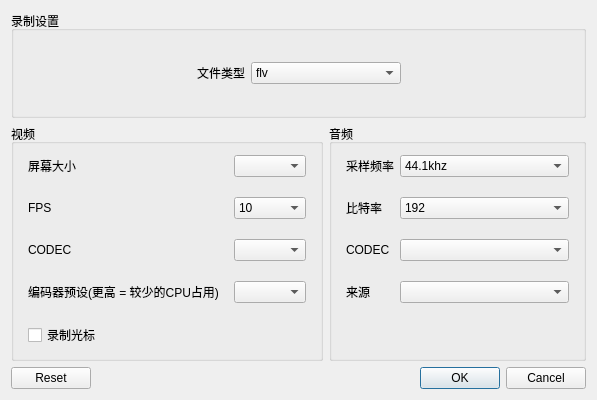
<?xml version="1.0" encoding="UTF-8"?>
<ui version="4.0">
 <class>YDBBasicSettings</class>
 <widget class="QDialog" name="YDBBasicSettings">
  <property name="geometry">
   <rect>
    <x>0</x>
    <y>0</y>
    <width>597</width>
    <height>400</height>
   </rect>
  </property>
  <property name="windowTitle">
   <string>Dialog</string>
  </property>
  <layout class="QGridLayout" name="gridLayout">
   <item row="0" column="0" colspan="2">
    <widget class="QGroupBox" name="groupBox">
     <property name="title">
      <string>录制设置</string>
     </property>
     <layout class="QGridLayout" name="gridLayout_3">
      <item row="0" column="1">
       <layout class="QGridLayout" name="gridLayout_2">
        <item row="0" column="2">
         <widget class="QComboBox" name="simpleOutRecFormat">
          <property name="minimumSize">
           <size>
            <width>150</width>
            <height>0</height>
           </size>
          </property>
          <item>
           <property name="text">
            <string>flv</string>
           </property>
          </item>
          <item>
           <property name="text">
            <string>mp4</string>
           </property>
          </item>
          <item>
           <property name="text">
            <string>mov</string>
           </property>
          </item>
          <item>
           <property name="text">
            <string>mkv</string>
           </property>
          </item>
          <item>
           <property name="text">
            <string>ts</string>
           </property>
          </item>
          <item>
           <property name="text">
            <string>m3u8</string>
           </property>
          </item>
         </widget>
        </item>
        <item row="0" column="1">
         <widget class="QLabel" name="label">
          <property name="layoutDirection">
           <enum>Qt::LeftToRight</enum>
          </property>
          <property name="text">
           <string>文件类型</string>
          </property>
          <property name="alignment">
           <set>Qt::AlignRight|Qt::AlignTrailing|Qt::AlignVCenter</set>
          </property>
         </widget>
        </item>
        <item row="0" column="3">
         <spacer name="horizontalSpacer">
          <property name="orientation">
           <enum>Qt::Horizontal</enum>
          </property>
          <property name="sizeHint" stdset="0">
           <size>
            <width>40</width>
            <height>20</height>
           </size>
          </property>
         </spacer>
        </item>
        <item row="0" column="0">
         <spacer name="horizontalSpacer_2">
          <property name="orientation">
           <enum>Qt::Horizontal</enum>
          </property>
          <property name="sizeHint" stdset="0">
           <size>
            <width>40</width>
            <height>20</height>
           </size>
          </property>
         </spacer>
        </item>
       </layout>
      </item>
     </layout>
    </widget>
   </item>
   <item row="3" column="0" colspan="2">
    <widget class="QDialogButtonBox" name="buttonBox">
     <property name="contextMenuPolicy">
      <enum>Qt::DefaultContextMenu</enum>
     </property>
     <property name="layoutDirection">
      <enum>Qt::LeftToRight</enum>
     </property>
     <property name="orientation">
      <enum>Qt::Horizontal</enum>
     </property>
     <property name="standardButtons">
      <set>QDialogButtonBox::Cancel|QDialogButtonBox::Ok|QDialogButtonBox::Reset</set>
     </property>
     <property name="centerButtons">
      <bool>false</bool>
     </property>
    </widget>
   </item>
   <item row="1" column="0" rowspan="2">
    <widget class="QGroupBox" name="groupBox_2">
     <property name="layoutDirection">
      <enum>Qt::LeftToRight</enum>
     </property>
     <property name="title">
      <string>视频</string>
     </property>
     <layout class="QGridLayout" name="gridLayout_4">
      <item row="0" column="0">
       <layout class="QFormLayout" name="formLayout">
        <property name="horizontalSpacing">
         <number>15</number>
        </property>
        <property name="verticalSpacing">
         <number>20</number>
        </property>
        <property name="leftMargin">
         <number>5</number>
        </property>
        <property name="topMargin">
         <number>2</number>
        </property>
        <property name="rightMargin">
         <number>5</number>
        </property>
        <property name="bottomMargin">
         <number>2</number>
        </property>
        <item row="0" column="0">
         <widget class="QLabel" name="label_2">
          <property name="text">
           <string>屏幕大小</string>
          </property>
         </widget>
        </item>
        <item row="0" column="1">
         <widget class="QComboBox" name="displaySelect"/>
        </item>
        <item row="1" column="0">
         <widget class="QLabel" name="label_3">
          <property name="text">
           <string>FPS</string>
          </property>
         </widget>
        </item>
        <item row="1" column="1">
         <widget class="QComboBox" name="fpsCommon">
          <item>
           <property name="text">
            <string>10</string>
           </property>
          </item>
          <item>
           <property name="text">
            <string>20</string>
           </property>
          </item>
          <item>
           <property name="text">
            <string>29.97</string>
           </property>
          </item>
          <item>
           <property name="text">
            <string>30</string>
           </property>
          </item>
          <item>
           <property name="text">
            <string>48</string>
           </property>
          </item>
          <item>
           <property name="text">
            <string>59.94</string>
           </property>
          </item>
          <item>
           <property name="text">
            <string>60</string>
           </property>
          </item>
         </widget>
        </item>
        <item row="2" column="0">
         <widget class="QLabel" name="label_4">
          <property name="text">
           <string>CODEC</string>
          </property>
         </widget>
        </item>
        <item row="2" column="1">
         <widget class="QComboBox" name="simpleOutStrEncoder"/>
        </item>
        <item row="4" column="0" colspan="2">
         <widget class="QCheckBox" name="checkBox">
          <property name="sizePolicy">
           <sizepolicy hsizetype="Fixed" vsizetype="Minimum">
            <horstretch>7</horstretch>
            <verstretch>0</verstretch>
           </sizepolicy>
          </property>
          <property name="layoutDirection">
           <enum>Qt::LeftToRight</enum>
          </property>
          <property name="text">
           <string>录制光标</string>
          </property>
         </widget>
        </item>
        <item row="3" column="0">
         <widget class="QLabel" name="label_9">
          <property name="text">
           <string>编码器预设(更高 = 较少的CPU占用)</string>
          </property>
         </widget>
        </item>
        <item row="3" column="1">
         <widget class="QComboBox" name="simpleOutPreset"/>
        </item>
       </layout>
      </item>
     </layout>
    </widget>
   </item>
   <item row="1" column="1" rowspan="2">
    <widget class="QGroupBox" name="groupBox_3">
     <property name="title">
      <string>音频</string>
     </property>
     <layout class="QGridLayout" name="gridLayout_5">
      <item row="0" column="0">
       <layout class="QFormLayout" name="formLayout_2">
        <property name="verticalSpacing">
         <number>20</number>
        </property>
        <property name="leftMargin">
         <number>5</number>
        </property>
        <property name="topMargin">
         <number>2</number>
        </property>
        <property name="rightMargin">
         <number>5</number>
        </property>
        <property name="bottomMargin">
         <number>2</number>
        </property>
        <item row="0" column="0">
         <widget class="QLabel" name="label_5">
          <property name="text">
           <string>采样频率</string>
          </property>
         </widget>
        </item>
        <item row="0" column="1">
         <widget class="QComboBox" name="sampleRate">
          <item>
           <property name="text">
            <string>44.1khz</string>
           </property>
          </item>
          <item>
           <property name="text">
            <string>48khz</string>
           </property>
          </item>
         </widget>
        </item>
        <item row="1" column="0">
         <widget class="QLabel" name="label_6">
          <property name="text">
           <string>比特率</string>
          </property>
         </widget>
        </item>
        <item row="2" column="0">
         <widget class="QLabel" name="label_7">
          <property name="text">
           <string>CODEC</string>
          </property>
         </widget>
        </item>
        <item row="2" column="1">
         <widget class="QComboBox" name="comboBox_7"/>
        </item>
        <item row="3" column="0">
         <widget class="QLabel" name="label_8">
          <property name="text">
           <string>来源</string>
          </property>
         </widget>
        </item>
        <item row="3" column="1">
         <widget class="QComboBox" name="auxAudioDevice1"/>
        </item>
        <item row="1" column="1">
         <widget class="QComboBox" name="simpleOutputABitrate">
          <property name="currentIndex">
           <number>8</number>
          </property>
          <item>
           <property name="text">
            <string>32</string>
           </property>
          </item>
          <item>
           <property name="text">
            <string>48</string>
           </property>
          </item>
          <item>
           <property name="text">
            <string>64</string>
           </property>
          </item>
          <item>
           <property name="text">
            <string>80</string>
           </property>
          </item>
          <item>
           <property name="text">
            <string>96</string>
           </property>
          </item>
          <item>
           <property name="text">
            <string>112</string>
           </property>
          </item>
          <item>
           <property name="text">
            <string>128</string>
           </property>
          </item>
          <item>
           <property name="text">
            <string>160</string>
           </property>
          </item>
          <item>
           <property name="text">
            <string>192</string>
           </property>
          </item>
          <item>
           <property name="text">
            <string>256</string>
           </property>
          </item>
          <item>
           <property name="text">
            <string>320</string>
           </property>
          </item>
         </widget>
        </item>
       </layout>
      </item>
     </layout>
    </widget>
   </item>
  </layout>
 </widget>
 <resources/>
 <connections>
  <connection>
   <sender>buttonBox</sender>
   <signal>accepted()</signal>
   <receiver>YDBBasicSettings</receiver>
   <slot>accept()</slot>
   <hints>
    <hint type="sourcelabel">
     <x>248</x>
     <y>254</y>
    </hint>
    <hint type="destinationlabel">
     <x>157</x>
     <y>274</y>
    </hint>
   </hints>
  </connection>
  <connection>
   <sender>buttonBox</sender>
   <signal>rejected()</signal>
   <receiver>YDBBasicSettings</receiver>
   <slot>reject()</slot>
   <hints>
    <hint type="sourcelabel">
     <x>316</x>
     <y>260</y>
    </hint>
    <hint type="destinationlabel">
     <x>286</x>
     <y>274</y>
    </hint>
   </hints>
  </connection>
 </connections>
</ui>
